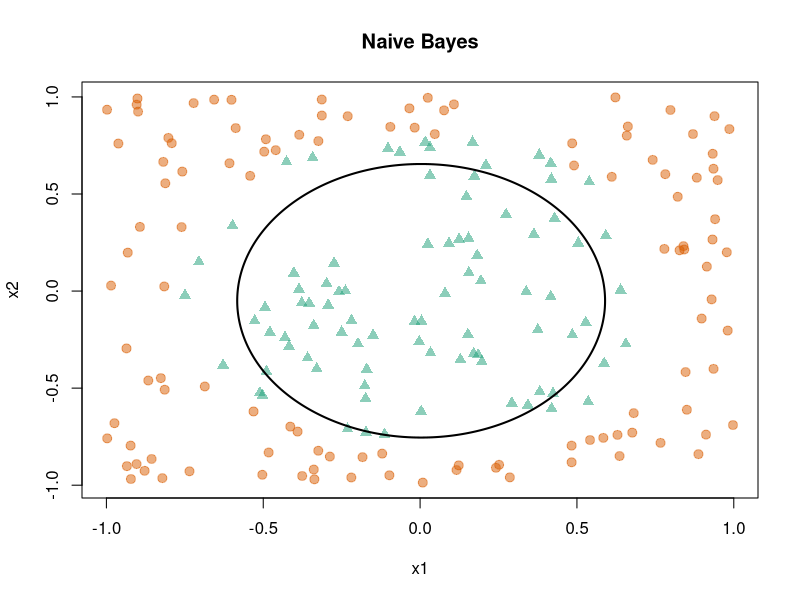

Here is the R script that generated this plot:
# Colors
dark2 <- RColorBrewer::brewer.pal(8, "Dark2")

# Simulate data
set.seed(1432)
circle <- as.data.frame(mlbench::mlbench.circle(
  n = 200,
  d = 2
))
names(circle) <- c("x1", "x2", "y")  # rename columns

# Naive Bayes classifier
library(e1071)
fit_nb <- naiveBayes(as.factor(y) ~ ., data = circle)

# Grid over which to evaluate decision boundaries
npts <- 500
xgrid <- expand.grid(
  x1 = seq(from = -1.25, 1.25, length = npts),
  x2 = seq(from = -1.25, 1.25, length = npts)
)

# Predicted probabilities (as a two-column matrix)
prob_nb <- predict(fit_nb, newdata = xgrid, type = "raw")

# Plot decision boundary: naive Bayes
plot(
  formula = x2 ~ x1, 
  data = circle, 
  cex = 1.2,
  pch = c(17, 19)[circle$y],
  col = adjustcolor(dark2[circle$y], alpha.f = 0.5),
  main = "Naive Bayes"
)
contour(
  x = sort(unique(xgrid$x1)), 
  y = sort(unique(xgrid$x2)), 
  z = matrix(prob_nb[, 1L], nrow = npts), 
  levels = 0.5,
  col = "black", 
  drawlabels = FALSE, 
  lwd = 2,
  lty = 1,
  add = TRUE
)
